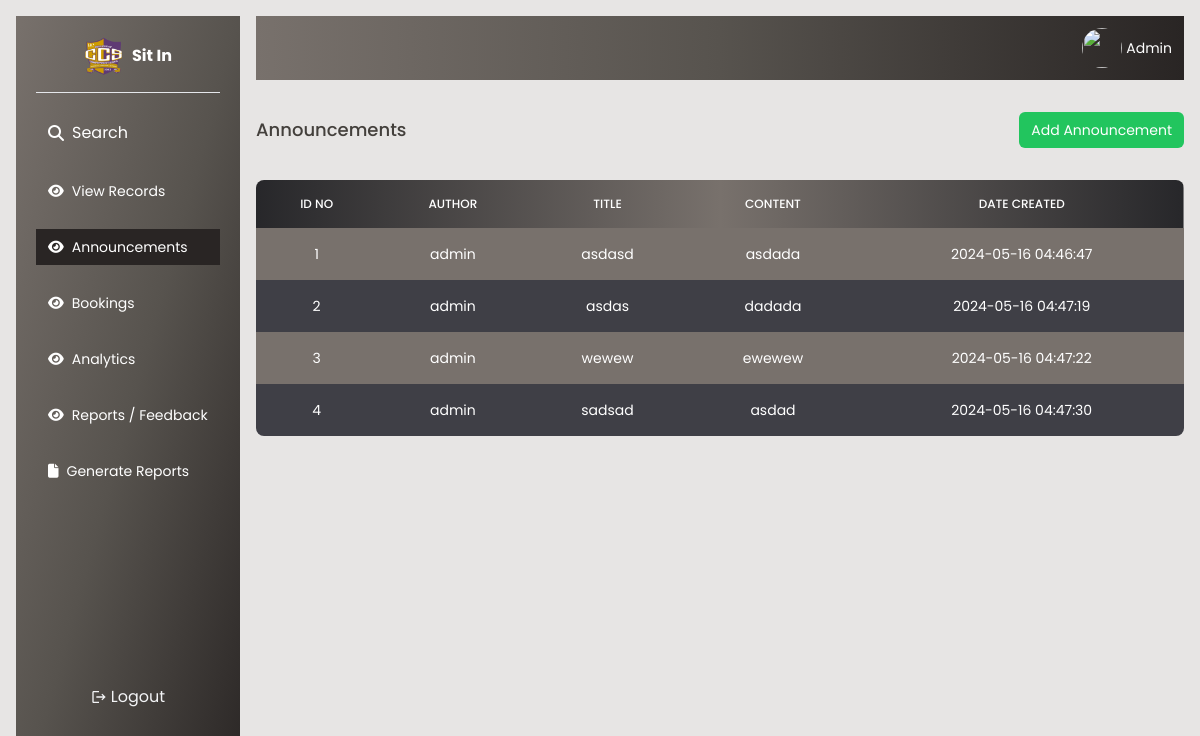
The page /admin/announcement.php (signed in) on the database as committed earlier.
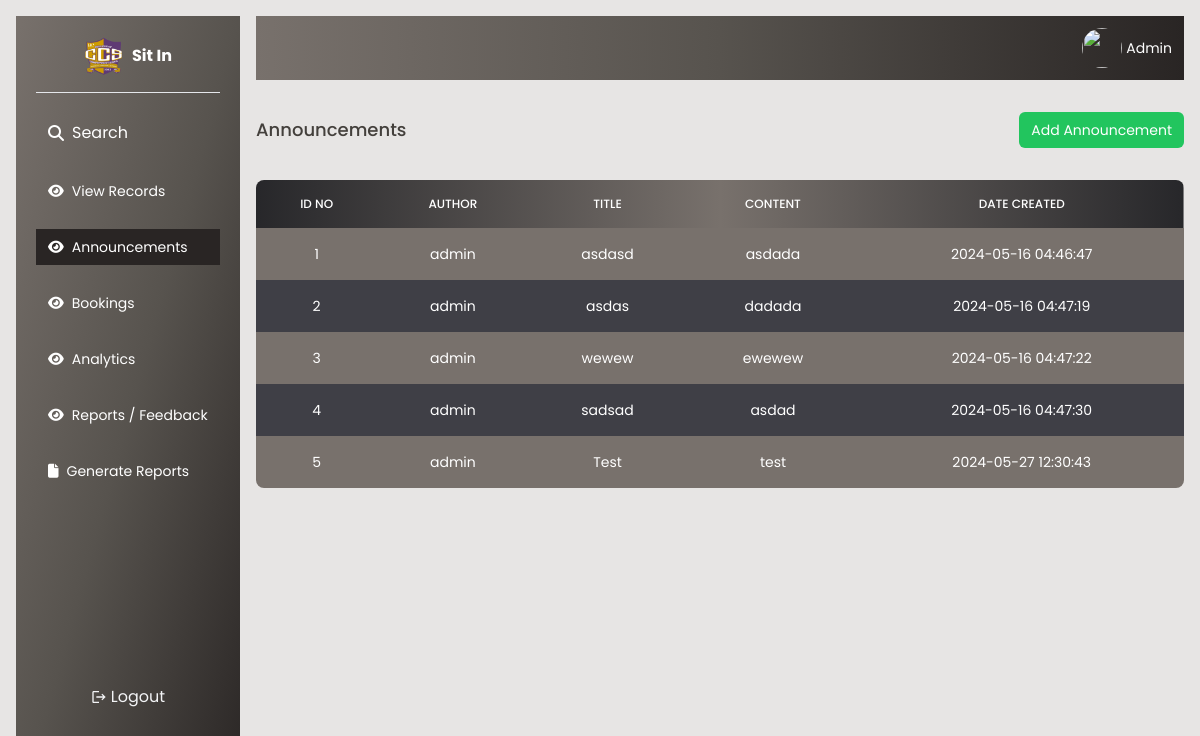
The same page on the database as committed later.
### tables this page shows
CREATE TABLE `announcement` (
  `id` int(11) NOT NULL,
  `content` varchar(254) NOT NULL,
  `title` varchar(254) NOT NULL,
  `date_created` datetime NOT NULL DEFAULT current_timestamp(),
  `name` varchar(254) NOT NULL
);

### admin/announcement.php (the view, shortened to what this page needs)
<?php
require './db.php';
$students = [];
$query = "SELECT * FROM announcement";
$result = $connection->query($query);
if ($result->num_rows > 0) {
    while($row = $result->fetch_assoc()) {
        $students[] = $row;
    }
}
?>
<!DOCTYPE html>
<html lang="en">
<head>
     <link rel="stylesheet" href="../style.css">
    <script src="https://cdn.tailwindcss.com"></script>
    <link rel="stylesheet" href="https://cdnjs.cloudflare.com/ajax/libs/font-awesome/6.5.1/css/all.min.css"
 />
    <link rel="stylesheet" href="https://cdn.jsdelivr.net/npm/flatpickr/dist/flatpickr.min.css">
</head>
<body class="bg-stone-200 ">
    <?php require './sidebar.php';?>
    <main class="flex-1 lg:ml-64  lg:mt-4 mr-4 relative min-h-screen">
       <div class="flex flex-col gap-8  rounded-xs">
        <div class="flex justify-end w-full bg-gradient-to-r from-stone-500 via-stone-600 to-stone-800 text-white p-3 rounded-xs">
            <div class="flex gap-1 items-center">
                <img src="https://innap.dexignzone.com/xhtml/images/profile/pic1.jpg" class="rounded-full w-10 h-10"/>
                <span class="text-sm">Admin</span>
            </div>
        </div>
        <div class="flex justify-between items-center">
            <h1 class="font-medium text-lg text-stone-700">Announcements</h1>
           <button id="add" class="bg-green-500 text-white p-3 py-2 rounded-md text-sm">Add Announcement</button>
        </div>
             <table class=" w-full text-sm text-left rtl:text-right text-white rounded-lg overflow-hidden">
                <thead class="text-xs bg-gradient-to-r from-zinc-800 via-stone-500 to-zinc-800 uppercase rounded-md">
                    <tr>
                        <th class="border px-4 py-4 font-medium border-none text-center font-bold">ID NO
                        </th>
                         <th class="border px-4 py-4 font-medium border-none  text-center">AUTHOR</th>
                        <th class="border px-4 py-4 font-medium border-none  text-center">Title</th>
                        <th class="border px-4 py-4 font-medium border-none  text-center">CONTENT</th>
                        <th class="border px-4 py-4 font-medium border-none  text-center">DATE CREATED</th>
                    </tr>
                </thead>
                <tbody id="tbody" class="relative">
                <?php
            foreach ($students as $student) {
                   echo '<tr class="odd:bg-stone-500 bg-zinc-700">
                                <td class="border px-4 py-4 border-none text-center text-xs md:text-sm text-white">'.$student['id'].'</td>
                                <td class="border px-4 py-4 border-none text-center text-xs md:text-sm text-white">'.$student['name'].'</td>
                                <td class="border px-4 py-4 border-none text-center text-xs md:text-sm text-white">'.$student['title'].'</td>
                                <td class="border px-4 py-4 border-none text-center text-xs md:text-sm text-white">'.$student['content'].'</td>
                                <td class="border px-4 py-4 border-none text-center text-xs md:text-sm text-white">'.$student['date_created'].'</td>
                               </tr>';
                }
            ?>
                </tbody>
            </table>
        </div>
    </main>
</body>
</html>

Rows that differ between the two databases and show on the page:
added announcement: id "5", name "admin", title "Test", content "test", date_created "2024-05-27 12:30:43"
